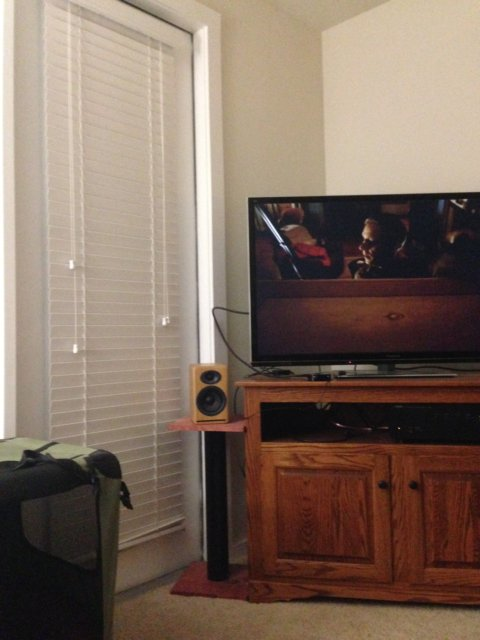
#> input picture room1.jpg, 480 x 640 px, given in place of image.jpg, which was not available
$ jupyter execute Marr_Hildreth_Algorithm.ipynb
#> lines starting #> are read from the running program, lines starting #| are printed output that depends on the picture; pictures that were not available may be replaced by others from this repository, and a replacement may not be noted
[cell 1]
import argparse
import numpy as np
import skimage.io as io
import matplotlib.pyplot as plt
from skimage import color
from mpl_toolkits.mplot3d import Axes3D

[cell 2]
from google.colab import files
uploaded = files.upload()
#> the answer given: room1.jpg

[cell 3]
img=plt.imread('image.jpg')
#> img is the input picture: shape (640, 480, 3); mean R, G, B 127.8, 108.5, 95.3
plt.imshow(img)

[cell 4]
def edgesMarrHildreth(img, sigma):

    size = int(2*(np.ceil(3*sigma))+1)

    x, y = np.meshgrid(np.arange(-size/2+1, size/2+1),
                       np.arange(-size/2+1, size/2+1))

    normal = 1 / (2.0 * np.pi * sigma**2)

    kernel = ((x**2 + y**2 - (2.0*sigma**2)) / sigma**4) * \
        np.exp(-(x**2+y**2) / (2.0*sigma**2)) / normal  # LoG filter

    kern_size = kernel.shape[0]
    log = np.zeros_like(img, dtype=float)

    # applying filter
    for i in range(img.shape[0]-(kern_size-1)):
        for j in range(img.shape[1]-(kern_size-1)):
            window = img[i:i+kern_size, j:j+kern_size] * kernel
            log[i, j] = np.sum(window)

    log = log.astype(np.int64, copy=False)

    zero_crossing = np.zeros_like(log)

    # computing zero crossing
    for i in range(log.shape[0]-(kern_size-1)):
        for j in range(log.shape[1]-(kern_size-1)):
            if log[i][j] == 0:
                if (log[i][j-1] < 0 and log[i][j+1] > 0) or (log[i][j-1] < 0 and log[i][j+1] < 0) or (log[i-1][j] < 0 and log[i+1][j] > 0) or (log[i-1][j] > 0 and log[i+1][j] < 0):
                    zero_crossing[i][j] = 255
            if log[i][j] < 0:
                if (log[i][j-1] > 0) or (log[i][j+1] > 0) or (log[i-1][j] > 0) or (log[i+1][j] > 0):
                    zero_crossing[i][j] = 255

    # plotting images
    fig = plt.figure()
    a = fig.add_subplot(1, 2, 1)
    imgplot = plt.imshow(log, cmap='gray')
    a.set_title('Laplacian of Gaussian')
    a = fig.add_subplot(1, 2, 2)
    imgplot = plt.imshow(zero_crossing, cmap='gray')
    string = 'Zero Crossing sigma = '
    string += (str(sigma))
    a.set_title(string)
    plt.show()

    return log, zero_crossing

[cell 5]
img=plt.imread('image.jpg')
img = color.rgb2gray(img)
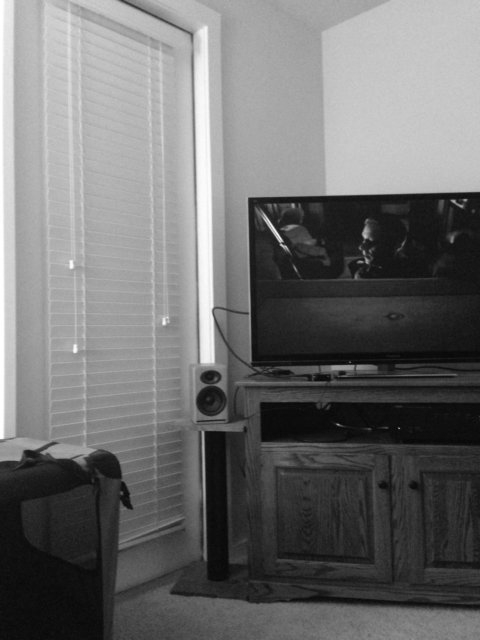
#> img: shape (640, 480) float64; min 0.00697, max 1, mean 0.438

log, zero_crossing = edgesMarrHildreth(img, 3)
#> after the loop in edgesMarrHildreth, `for i in range(img.shape[0]-(kern_size-1)):`:
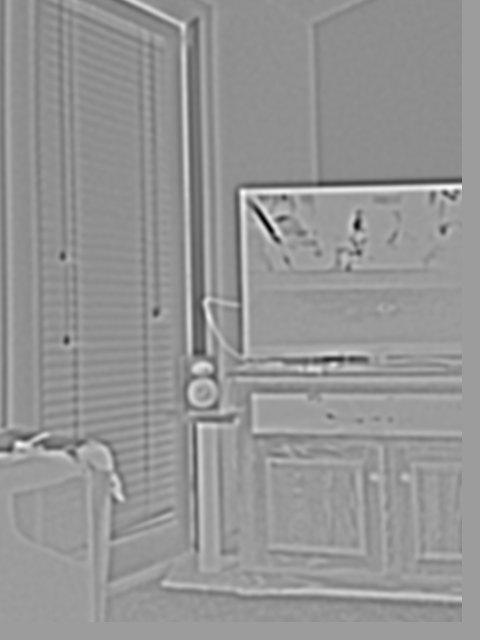
#> log: shape (640, 480) float64; min -106.6, max 66.82, mean -5.1; drawn with min black and max white
#> after the loop in edgesMarrHildreth, `for i in range(log.shape[0]-(kern_size-1)):`:
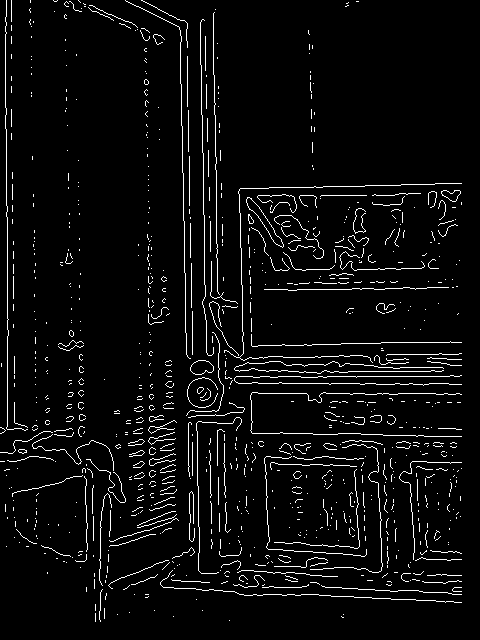
#> zero_crossing: shape (640, 480) int64; 4.6% white in thin lines or dots
#> in edgesMarrHildreth, `plt.show()`:
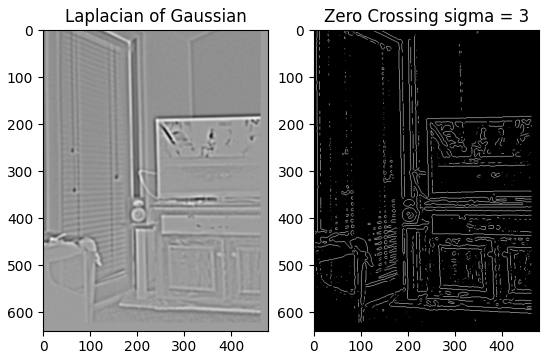
#> figure drawn by matplotlib, 2 panels
plt.imshow(log)

$ run again, on room2.jpg
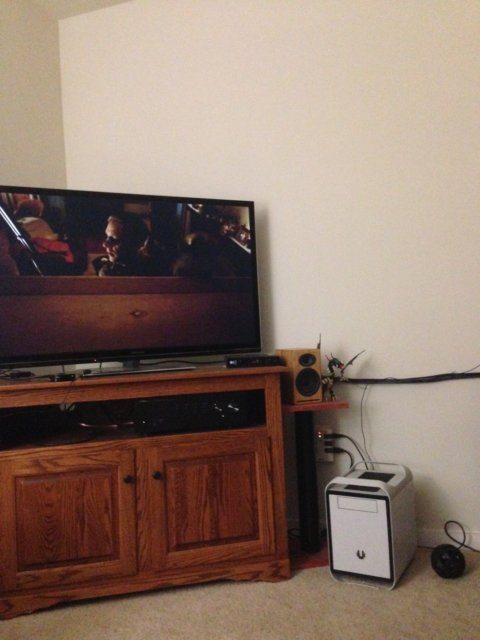
#> input picture room2.jpg, 480 x 640 px, given in place of image.jpg, which was not available
#> img is the input picture: shape (640, 480, 3); mean R, G, B 139.1, 117.7, 105.4
#> img: shape (640, 480) float64
#> after the loop in edgesMarrHildreth, `for i in range(log.shape[0]-(kern_size-1)):`:
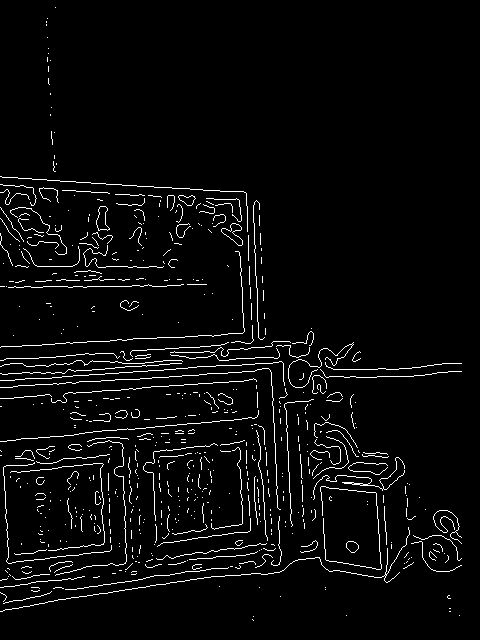
#> zero_crossing: shape (640, 480) int64; 3.9% white in thin lines or dots
#> in edgesMarrHildreth, `plt.show()`:
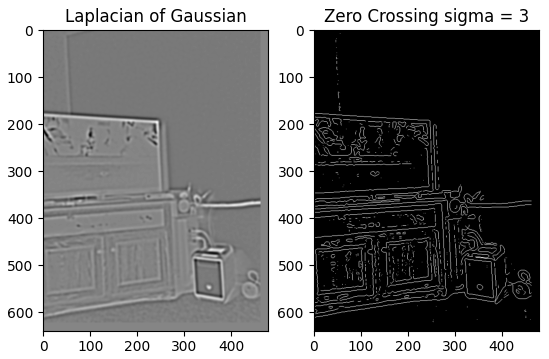
#> figure drawn by matplotlib, 2 panels

$ run again, on Image3.tif
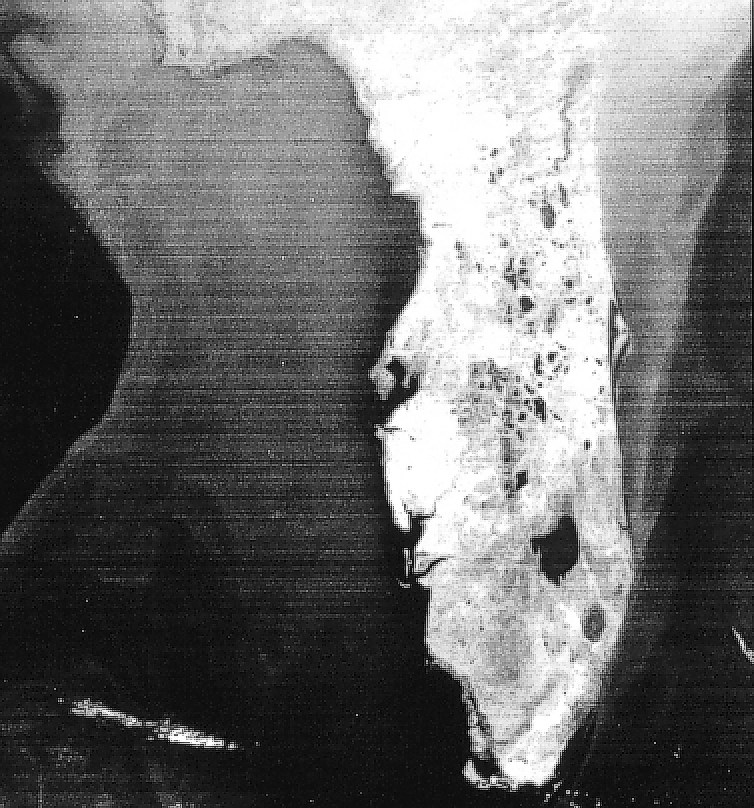
#> input picture Image3.tif, 754 x 808 px, given in place of image.jpg, which was not available
#> img is the input picture: shape (808, 754); min 0, max 255, mean 109.3
#> after the loop in edgesMarrHildreth, `for i in range(log.shape[0]-(kern_size-1)):`:
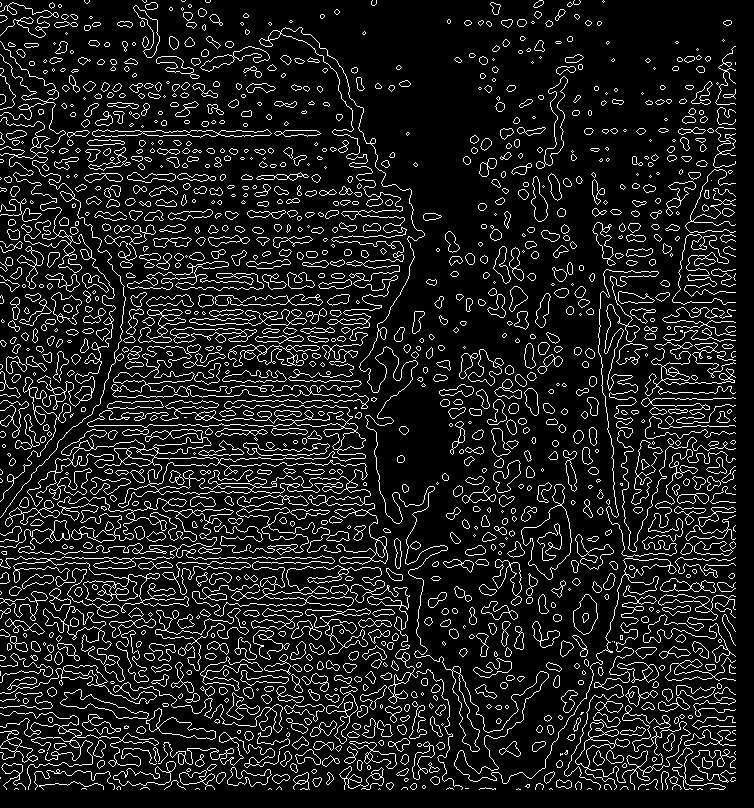
#> zero_crossing: shape (808, 754) int64; 11.5% white in thin lines or dots
#> in edgesMarrHildreth, `plt.show()`:
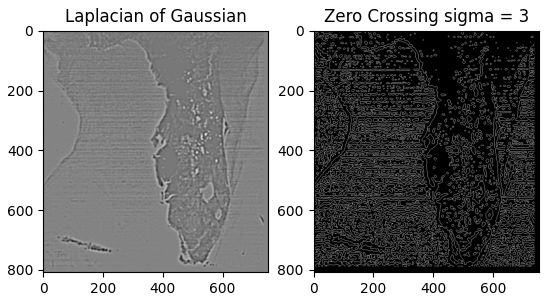
#> figure drawn by matplotlib, 2 panels
